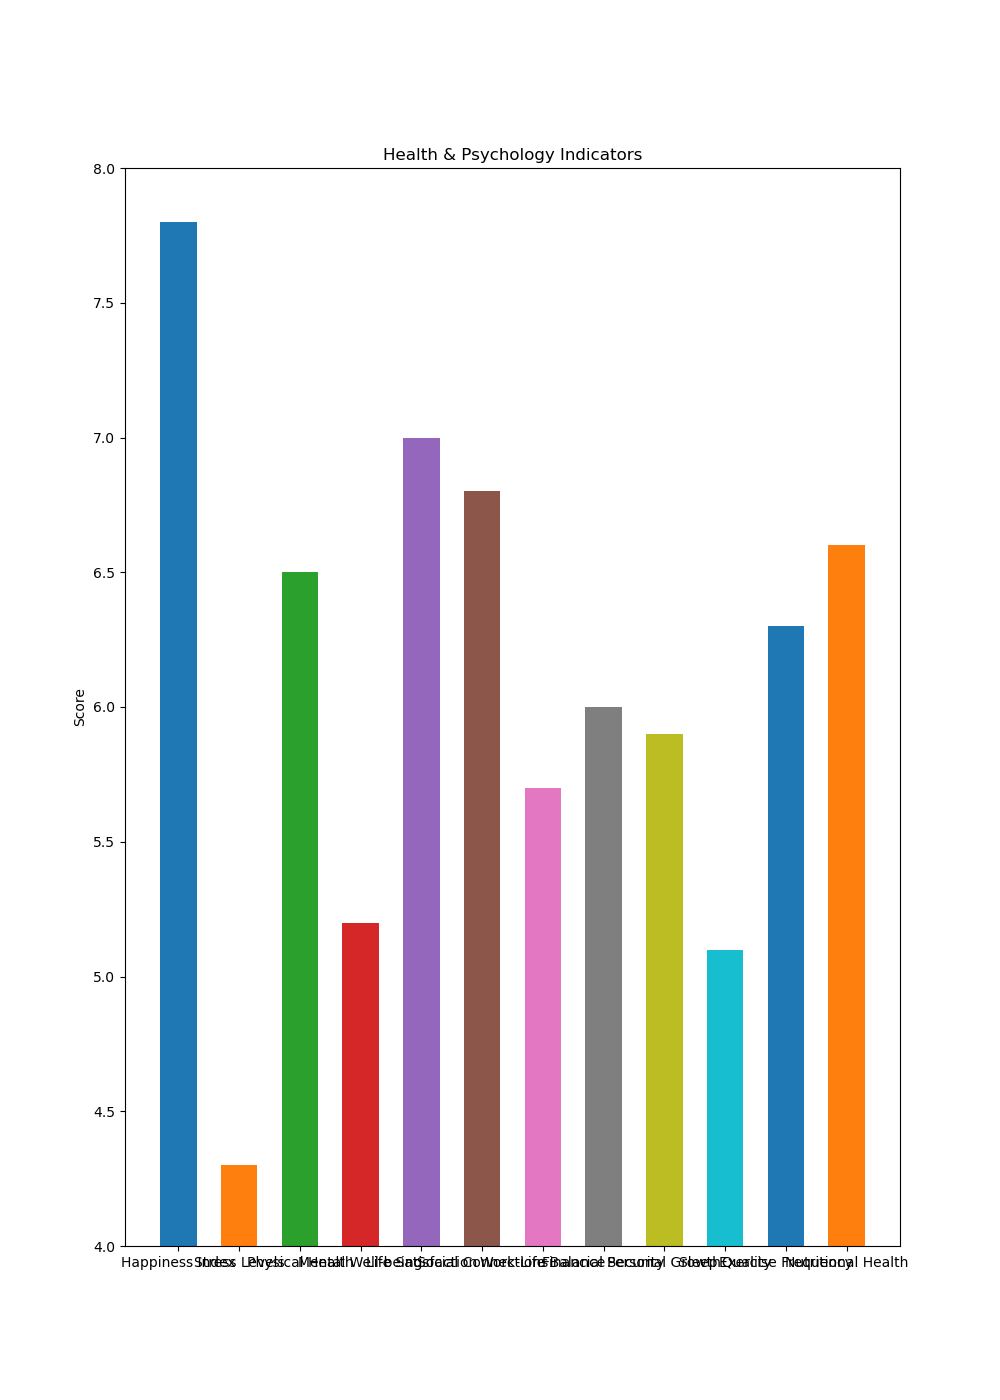

Recreate this plot in Python.

import matplotlib.pyplot as plt

# Data
categories = [
    "Happiness Index", "Stress Levels", "Physical Health", "Mental Well-being",
    "Life Satisfaction", "Social Connections", "Work-Life Balance", "Financial Security",
    "Personal Growth", "Sleep Quality", "Exercise Frequency", "Nutritional Health"
]
values = [7.8, 4.3, 6.5, 5.2, 7.0, 6.8, 5.7, 6.0, 5.9, 5.1, 6.3, 6.6]

# Creating truncated vertical bar chart
fig, ax = plt.subplots(figsize=(10, 14))

ax.bar(categories, values, color=[
    '#1f77b4', '#ff7f0e', '#2ca02c', '#d62728',
    '#9467bd', '#8c564b', '#e377c2', '#7f7f7f',
    '#bcbd22', '#17becf', '#1f77b4', '#ff7f0e'
], width=0.6)

# Adding labels and title
ax.set_ylabel('Score')
ax.set_title('Health & Psychology Indicators')

# Setting y-axis limits to truncate the chart
ax.set_ylim(4, 8)

# Show the plot
plt.show()
